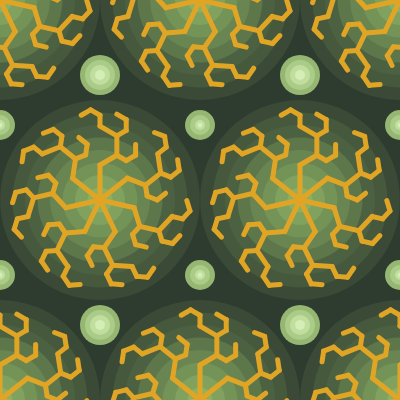
Frame 1 (no input)
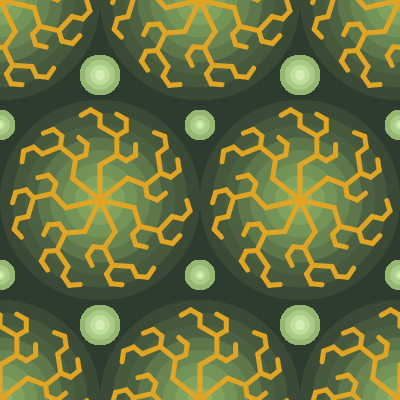
Frame 60 (no input)
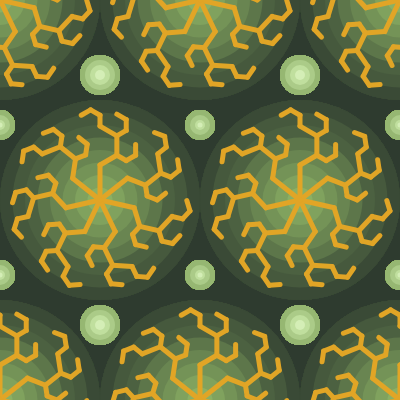
Frame 120 (the mouse pressed at the canvas centre since frame 60)

The p5.js sketch that drew these frames (run headless with seeded random() and noise() and a simulated clock; from frame 60 on, the mouse is pressed at the canvas centre):

// p5.js sketch
// ── sketch.js
let benangle;
let goldenRatio = (1 + Math.sqrt(5)) / 2;
let roangle;
let xoffset = 200;
let yoffset = 200;

function setup() {
  createCanvas(400, 400);
  background("#2E3B2F");
  //bend angle of the tree
  benangle = PI / 3;
  //angle gap between the rotations
  roangle = PI / (3.5);
}

function draw() {
  cells();
  //drawing the trees
  stroke("#E1A526");
  strokeWeight(5);
  extraoffset = 0;
  for (let y = 0; y < 3; y++) {
    for (let x = 0; x < 3; x++) {
      push();
      translate(x * xoffset + extraoffset, y * yoffset);
      roate();
      pop();
    }
    if (extraoffset == 0) {
      extraoffset = 100;
    } else if (extraoffset == 100) {
      extraoffset = 0;
    }
  }
}
function roate() {
  //rotating the tree around
  let num = (2 * PI) / roangle;
  for (let i = 0; i < num; i++) {
    push();
    rotate(i * roangle);
    tree(35);
    pop();
  }
}

function cells() {
  noStroke();
  //cell circle
  let extraoffset = 0;
  for (let y = 0; y < 3; y++) {
    for (let x = 0; x < 3; x++) {
      fill("#3A4A36");
      circle(x * xoffset + extraoffset, y * yoffset, 200);
      fill("#46593D");
      circle(x * xoffset + extraoffset, y * yoffset, 175);
      fill("#4C6141");
      circle(x * xoffset + extraoffset, y * yoffset, 150);
      fill("#5D764A");
      circle(x * xoffset + extraoffset, y * yoffset, 125);
      fill("#698551");
      circle(x * xoffset + extraoffset, y * yoffset, 100);
      fill("#749357");
      circle(x * xoffset + extraoffset, y * yoffset, 75);
      fill("#80A25E");
      circle(x * xoffset + extraoffset, y * yoffset, 50);
      fill("#8BB064");
      circle(x * xoffset + extraoffset, y * yoffset, 25);
    }
    //modifting the relative offset
    if (extraoffset == 0) {
      extraoffset = 100;
    } else if (extraoffset == 100) {
      extraoffset = 0;
    }
  }
  //drawing  the extra dots
  let extraextraoffset = 100;
  let extrayoffset = 75;
  for (let k = 0; k < 2; k++) {
    fill("#96B772");
    circle(k * xoffset + extraextraoffset, extrayoffset, 40);
    extrayoffset = 325;
    circle(k * xoffset + extraextraoffset, extrayoffset, 40);
    extrayoffset = 75;
    fill("#ABCB88");
    circle(k * xoffset + extraextraoffset, extrayoffset, 30);
    extrayoffset = 325;
    circle(k * xoffset + extraextraoffset, extrayoffset, 30);
    extrayoffset = 75;
    fill("#C0DF9E");
    circle(k * xoffset + extraextraoffset, extrayoffset, 20);
    extrayoffset = 325;
    circle(k * xoffset + extraextraoffset, extrayoffset, 20);
    extrayoffset = 75;
    fill("#D4EEB6");
    circle(k * xoffset + extraextraoffset, extrayoffset, 10);
    extrayoffset = 325;
    circle(k * xoffset + extraextraoffset, extrayoffset, 10);
    extrayoffset = 75;
  }
  extraextraoffset = 0;
  extrayoffset = 125;
  for (let k = 0; k < 3; k++) {
    fill("#96B772");
    circle(k * xoffset + extraextraoffset, extrayoffset, 30);
    extrayoffset = 275;
    circle(k * xoffset + extraextraoffset, extrayoffset, 30);
    extrayoffset = 125;
    fill("#ABCB88");
    circle(k * xoffset + extraextraoffset, extrayoffset, 20);
    extrayoffset = 275;
    circle(k * xoffset + extraextraoffset, extrayoffset, 20);
    extrayoffset = 125;
    fill("#C0DF9E");
    circle(k * xoffset + extraextraoffset, extrayoffset, 10);
    extrayoffset = 275;
    circle(k * xoffset + extraextraoffset, extrayoffset, 10);
    extrayoffset = 125;
    fill("#D4EEB6");
    circle(k * xoffset + extraextraoffset, extrayoffset, 5);
    extrayoffset = 275;
    circle(k * xoffset + extraextraoffset, extrayoffset, 5);
    extrayoffset = 125;
  }
}

//based off of online guides and example codes
function tree(len) {
  line(0, 0, 0, -len);
  //translate the line after being make up by len
  translate(0, -len);
  //the amount it shortens after each iteration
  len *= 0.9;
  if (len > 10) {
    //using push to isolate rotations
    push();
    //rotate it by the angle off of the parent branch
    rotate(benangle);
    tree(len / goldenRatio);
    rotate(-benangle);
    tree(len / goldenRatio);
    rotate(-benangle);
    tree(len / goldenRatio);
    pop();
  }
}
